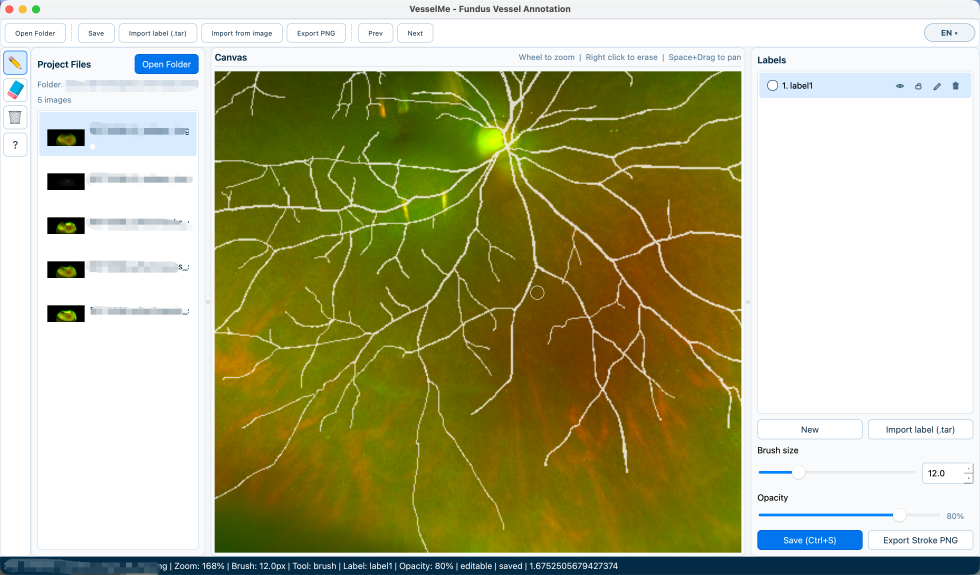
#> input picture images/home.png, 2940 x 1724 px (shown at 1/3 size)
$ python -i auto_segment_service.py   (imports and definitions only)
#> lines starting #> are read from the running program, lines starting #| are printed output that depends on the picture; after the words box and inside, x2 and y2 are one past the last pixel; in counts of white or black regions, pixels touching at a corner belong together
### vesselme/ai_backends/fr_unet/classical_vessel.py
from __future__ import annotations

from pathlib import Path

import cv2
import numpy as np


class AutoSegmentCanceled(RuntimeError):
    """用户取消自动分割任务。"""


def _check_canceled(cancel_event) -> None:
    """在耗时循环中检查取消标志，让运行中任务能尽快停止。"""

    if cancel_event is not None and cancel_event.is_set():
        raise AutoSegmentCanceled("Auto segmentation canceled")


def _resize_to_long_edge(image: np.ndarray, long_edge: int) -> tuple[np.ndarray, float]:
    """把大图缩到固定长边，返回缩放图和缩放比例。

    自动分割当前目标是辅助标注大血管。先降采样可以压掉毛细血管、
    纹理和亮点噪声，让后续增强主要响应连续的大血管主干。
    """

    height, width = image.shape[:2]
    scale = long_edge / float(max(height, width))
    if scale >= 1.0:
        return image.copy(), 1.0
    resized = cv2.resize(image, (round(width * scale), round(height * scale)), interpolation=cv2.INTER_AREA)
    return resized, scale


def _build_valid_fundus_mask(image: np.ndarray) -> np.ndarray:
    """提取有效眼底区域，避免黑边和拼接空白区域参与阈值计算。"""

    gray = cv2.cvtColor(image, cv2.COLOR_BGR2GRAY)
    valid = np.zeros_like(gray, dtype=np.uint8)
    valid[gray > 15] = 255
    valid = cv2.morphologyEx(valid, cv2.MORPH_CLOSE, cv2.getStructuringElement(cv2.MORPH_ELLIPSE, (31, 31)))
    valid = cv2.morphologyEx(valid, cv2.MORPH_OPEN, cv2.getStructuringElement(cv2.MORPH_ELLIPSE, (31, 31)))
    return valid


def _enhance_large_dark_lines(green: np.ndarray, cancel_event=None) -> np.ndarray:
    """增强绿色通道里的大尺度暗线结构。

    这里只使用偏大的结构元素。小尺度结构元素虽然能抓到细血管，
    也会把反光、病灶边缘和背景纹理变成毛躁噪声。
    """

    enhanced = cv2.createCLAHE(clipLimit=2.0, tileGridSize=(12, 12)).apply(green)
    response = np.zeros_like(enhanced, dtype=np.float32)

    # 圆形黑帽负责抓不同宽度的大血管暗线，尺度越大越偏向主血管。
    for kernel_size in (17, 25, 33, 45):
        _check_canceled(cancel_event)
        kernel = cv2.getStructuringElement(cv2.MORPH_ELLIPSE, (kernel_size, kernel_size))
        blackhat = cv2.morphologyEx(enhanced, cv2.MORPH_BLACKHAT, kernel)
        response = np.maximum(response, blackhat.astype(np.float32))

    # 方向闭运算负责补充长条状血管响应，让跨方向的大血管更连续。
    for length in (33, 45, 59):
        center = length // 2
        for angle in range(0, 180, 15):
            _check_canceled(cancel_event)
            kernel = np.zeros((length, length), dtype=np.uint8)
            radians = np.deg2rad(angle)
            dx = int(np.cos(radians) * center)
            dy = int(np.sin(radians) * center)
            cv2.line(kernel, (center - dx, center - dy), (center + dx, center + dy), 1, 1)
            closed = cv2.morphologyEx(enhanced, cv2.MORPH_CLOSE, kernel)
            directional = (closed.astype(np.int16) - enhanced.astype(np.int16)).clip(0, 255)
            response = np.maximum(response, directional.astype(np.float32))

    # 轻微平滑响应图，降低单点亮斑造成的孤立峰值。
    return cv2.GaussianBlur(response, (3, 3), 0)


def _keep_large_connected_vessels(mask: np.ndarray, valid: np.ndarray, cancel_event=None) -> np.ndarray:
    """删除小而散的噪声连通域，并连接大血管上的短断点。"""

    closed = cv2.morphologyEx(mask, cv2.MORPH_CLOSE, cv2.getStructuringElement(cv2.MORPH_ELLIPSE, (5, 5)))
    closed = cv2.morphologyEx(closed, cv2.MORPH_OPEN, cv2.getStructuringElement(cv2.MORPH_ELLIPSE, (3, 3)))

    num_labels, labels, stats, _ = cv2.connectedComponentsWithStats(closed, 8)
    cleaned = np.zeros_like(mask, dtype=np.uint8)
    min_area = max(120, int(mask.size * 0.000025))
    for label_id in range(1, num_labels):
        if label_id % 100 == 0:
            _check_canceled(cancel_event)
        area = stats[label_id, cv2.CC_STAT_AREA]
        width = stats[label_id, cv2.CC_STAT_WIDTH]
        height = stats[label_id, cv2.CC_STAT_HEIGHT]
        longer_side = max(width, height)
        shorter_side = max(1, min(width, height))
        extent = area / float(width * height)
        elongation = longer_side / float(shorter_side)

        # 大血管是长条结构；块状病灶、反光和拼接伪影通常填充率高、长宽比低。
        is_line_like = elongation >= 2.2 or extent <= 0.28
        if area >= min_area and longer_side >= 18 and is_line_like:
            cleaned[labels == label_id] = 255

    cleaned = cv2.morphologyEx(cleaned, cv2.MORPH_CLOSE, cv2.getStructuringElement(cv2.MORPH_ELLIPSE, (7, 7)))
    cleaned[valid == 0] = 0
    return cleaned


def segment_clarus_vessels(
    image_path: Path,
    percentile: float = 98.2,
    downsample_long_edge: int = 2200,
    cancel_event=None,
) -> np.ndarray:
    """生成面向辅助标注的大血管初始 mask。

    当前目标不是完整细血管分割，而是给用户一个连贯、低噪声、偏粗的大血管底稿。
    因此流程是：降采样压噪声 -> 大尺度血管增强 -> 保守阈值 -> 清小连通域 ->
    连接断点 -> 放回原图尺寸。
    """

    image = cv2.imread(str(image_path), cv2.IMREAD_COLOR)
    if image is None:
        raise RuntimeError(f"Failed to read image: {image_path}")
    _check_canceled(cancel_event)

    original_height, original_width = image.shape[:2]
    working_image, _ = _resize_to_long_edge(image, downsample_long_edge)
    _check_canceled(cancel_event)

    valid = _build_valid_fundus_mask(working_image)
    green = working_image[:, :, 1]
    response = _enhance_large_dark_lines(green, cancel_event=cancel_event)
    response[valid == 0] = 0
    values = response[valid > 0]
    if values.size == 0:
        raise RuntimeError("No valid fundus region found")

    threshold = float(np.percentile(values, percentile))
    mask = np.zeros_like(green, dtype=np.uint8)
    mask[(response >= threshold) & (valid > 0)] = 255
    cleaned = _keep_large_connected_vessels(mask, valid, cancel_event=cancel_event)

    output = cv2.resize(cleaned, (original_width, original_height), interpolation=cv2.INTER_NEAREST)
    output = cv2.morphologyEx(output, cv2.MORPH_CLOSE, cv2.getStructuringElement(cv2.MORPH_ELLIPSE, (5, 5)))
    output[output > 0] = 255
    return output

### vesselme/data/models.py
from __future__ import annotations

from dataclasses import dataclass, field
from datetime import datetime
from pathlib import Path

import numpy as np


IMAGE_EXTENSIONS = {".png", ".jpg", ".jpeg", ".tif", ".tiff"}
INVALID_LABEL_CHARS = set('\\/:*?"<>|')


@dataclass
class LabelData:
    image_name: str
    label_name: str
    display_color: tuple[int, int, int] = (255, 255, 255)
    mask: np.ndarray | None = None
    visible: bool = True
    locked: bool = False
    created_at: str = field(default_factory=lambda: datetime.now().astimezone().isoformat(timespec="seconds"))
    updated_at: str = field(default_factory=lambda: datetime.now().astimezone().isoformat(timespec="seconds"))
    tar_path: Path | None = None
    dirty: bool = False
    imported_only: bool = False

    # [9 lines left out: function ensure_mask, not called in this run]


@dataclass
class ImageItem:
    path: Path
    labels: dict[str, LabelData] = field(default_factory=dict)
    thumb_ready: bool = False

    @property
    def name(self) -> str:
        return self.path.name

    @property
    def stem(self) -> str:
        return self.path.stem

    @property
    def has_dirty_label(self) -> bool:
        return any(lbl.dirty for lbl in self.labels.values())

    @property
    def has_saved_label(self) -> bool:
        return any(lbl.tar_path is not None and lbl.tar_path.exists() for lbl in self.labels.values())


# [4 lines left out: function is_valid_label_name, not called in this run]


def normalize_mask(mask: np.ndarray) -> np.ndarray:
    if mask.ndim != 2:
        raise ValueError("mask.npy must be 2D single-channel")
    out = np.zeros_like(mask, dtype=np.uint8)
    out[mask > 0] = 255
    return out

### vesselme/services/model_runtime_manager.py
from __future__ import annotations

import os
import platform
import shutil
import subprocess
import sys
from dataclasses import dataclass
from pathlib import Path


@dataclass(frozen=True)
class FrUnetRuntimeStatus:
    """FR-UNet 后端状态，供 UI 展示和自动分割前检查。"""

    runtime_python: Path
    weight_path: Path
    runtime_ready: bool
    weight_ready: bool

    @property
    def ready(self) -> bool:
        return self.runtime_ready and self.weight_ready


@dataclass(frozen=True)
class BackendRuntimeStatus:
    """通用后端状态，供 UI 或任务失败信息使用。"""

    runtime_python: Path
    weight_paths: tuple[Path, ...]
    runtime_ready: bool
    weights_ready: bool

    @property
    def ready(self) -> bool:
        return self.runtime_ready and self.weights_ready


class ModelRuntimeManager:
    """管理 VesselMe 用户目录下的独立 FR-UNet Python 运行时。"""

    WEIGHT_SIZE_MIN_BYTES = 80 * 1024 * 1024

    def __init__(self, project_root: Path | None = None) -> None:
        self.project_root = project_root or Path(__file__).resolve().parents[2]
        self.app_root = Path.home() / ".vesselme"
        self.runtime_dir = self.app_root / "runtimes" / "fr_unet"
        self.weight_path = self.app_root / "weights" / "fr_unet" / "DRIVE" / "checkpoint-epoch40.pth"
        self.u2net_e_runtime_dir = self.app_root / "runtimes" / "u2net_e"
        self.u2net_e_weight_dir = self.app_root / "weights" / "u2net_e"
        self.lwnet_runtime_dir = self.app_root / "runtimes" / "lwnet"
        self.lwnet_source_dir = self.lwnet_runtime_dir / "source"
        self.lwnet_weight_dir = self.app_root / "weights" / "lwnet" / "big_wnet_hrf_av_1024"

    # [247 lines left out: functions runtime_python, u2net_e_runtime_python, lwnet_runtime_python, status, u2net_e_status, lwnet_status and 8 more, not called in this run]

### vesselme/services/auto_segment_service.py
from __future__ import annotations

import subprocess
import tempfile
import time
from pathlib import Path

import cv2
import numpy as np

from vesselme.data.io import build_tar_name, write_label_tar
from vesselme.data.models import ImageItem, LabelData, normalize_mask
from vesselme.ai_backends.fr_unet.classical_vessel import AutoSegmentCanceled, segment_clarus_vessels
from vesselme.services.model_runtime_manager import ModelRuntimeManager


class AutoSegmentService:
    """生成自动分割 mask，并转换为 VesselMe 当前图片的标签数据。"""

    def __init__(self, runtime_manager: ModelRuntimeManager | None = None) -> None:
        self.runtime_manager = runtime_manager or ModelRuntimeManager()

    def predict_mask(
        self,
        image_path: Path,
        *,
        algorithm: str = "classical",
        roi: tuple[int, int, int, int] | None = None,
        full_image_scale_long_edge: int | None = None,
        full_image_threshold_mode: str = "normal",
        cancel_event=None,
        device: str = "auto",
        patch_size: int = 1024,
        stride: int = 512,
        batch_size: int = 1,
        threshold: float = 0.5,
    ) -> np.ndarray:
        """调用自动分割后端生成同尺寸 mask。

        algorithm 由设置菜单控制。roi 为空时处理全图，允许先按长边缩放后推理；
        roi 存在时只处理裁剪区域，并始终保持 ROI 原尺寸推理。
        """

        if algorithm not in {"classical", "u2net_e", "lwnet_hrf"}:
            raise ValueError(f"Unknown auto segment algorithm: {algorithm}")
        if roi is None:
            return self._predict_full_image_mask(
                image_path,
                algorithm=algorithm,
                full_image_scale_long_edge=full_image_scale_long_edge,
                full_image_threshold_mode=full_image_threshold_mode,
                cancel_event=cancel_event,
            )

        roi_image_path = self._write_roi_image(image_path, roi)
        try:
            if algorithm == "u2net_e":
                return self.predict_mask_with_u2net_e(roi_image_path, cancel_event=cancel_event)
            if algorithm == "lwnet_hrf":
                return self.predict_mask_with_lwnet(roi_image_path, cancel_event=cancel_event)
            x0, y0, x1, y1 = roi
            return normalize_mask(
                segment_clarus_vessels(
                    roi_image_path,
                    downsample_long_edge=max(x1 - x0, y1 - y0),
                    cancel_event=cancel_event,
                )
            )
        finally:
            roi_image_path.unlink(missing_ok=True)

    def _predict_full_image_mask(
        self,
        image_path: Path,
        *,
        algorithm: str,
        full_image_scale_long_edge: int | None,
        full_image_threshold_mode: str,
        cancel_event=None,
    ) -> np.ndarray:
        """全图自动分割入口；缩放只作用于全图任务，框选任务不会进入这里。"""

        original_size = self._read_image_size(image_path)
#> in _read_image_size, image is the input picture: shape (1724, 2940, 3); mean B, G, R 135.4, 176.7, 177.4
        inference_path = image_path
        scaled_path: Path | None = None
        try:
            if full_image_scale_long_edge is not None:
                scaled_path = self._write_scaled_image(image_path, full_image_scale_long_edge)
                if scaled_path is not None:
                    inference_path = scaled_path

            if algorithm == "u2net_e":
                probability = self.predict_probability_with_u2net_e(inference_path, cancel_event=cancel_event)
                if probability.shape != original_size:
                    probability = cv2.resize(
                        probability,
                        (original_size[1], original_size[0]),
                        interpolation=cv2.INTER_LINEAR,
                    )
                mask = self._threshold_probability(
                    probability,
                    self._threshold_for_full_scale(full_image_scale_long_edge, full_image_threshold_mode),
                )
            elif algorithm == "lwnet_hrf":
                mask = self.predict_mask_with_lwnet(inference_path, cancel_event=cancel_event)
                if mask.shape != original_size:
                    mask = cv2.resize(mask, (original_size[1], original_size[0]), interpolation=cv2.INTER_NEAREST)
            else:
                mask = normalize_mask(segment_clarus_vessels(inference_path, cancel_event=cancel_event))
                if mask.shape != original_size:
                    mask = cv2.resize(mask, (original_size[1], original_size[0]), interpolation=cv2.INTER_NEAREST)
            return self._postprocess_large_vessel_mask(mask)
        finally:
            if scaled_path is not None:
                scaled_path.unlink(missing_ok=True)

    def _postprocess_large_vessel_mask(self, mask: np.ndarray) -> np.ndarray:
        """轻量清理全图结果：只过滤小连通域，不做二值形态学腐蚀。"""

        normalized = normalize_mask(mask)
        binary = (normalized > 0).astype(np.uint8)
        min_area = max(32, int(binary.size * 0.000002))
        count, labels, stats, _ = cv2.connectedComponentsWithStats(binary, connectivity=8)
        cleaned = np.zeros(binary.shape, dtype=np.uint8)
        for component_id in range(1, count):
            if stats[component_id, cv2.CC_STAT_AREA] >= min_area:
                cleaned[labels == component_id] = 255
        return cleaned

    # [128 lines left out: functions _threshold_for_full_scale, _threshold_probability, predict_mask_with_u2net_e, predict_probability_with_u2net_e, predict_mask_with_lwnet, _run_cancelable_command and 2 more, not called in this run]

    def _read_image_size(self, image_path: Path) -> tuple[int, int]:
        """读取图片原始尺寸，返回 mask 使用的 (height, width)。"""

        image = cv2.imread(str(image_path), cv2.IMREAD_COLOR)
        if image is None:
            raise RuntimeError(f"Failed to read image: {image_path}")
        return image.shape[:2]

    # [38 lines left out: functions create_or_overwrite_label, save_label_tar, not called in this run]

>>> result = AutoSegmentService().predict_mask('../../images/home.png')
#> in segment_clarus_vessels, `green = working_image[:, :, 1]`:
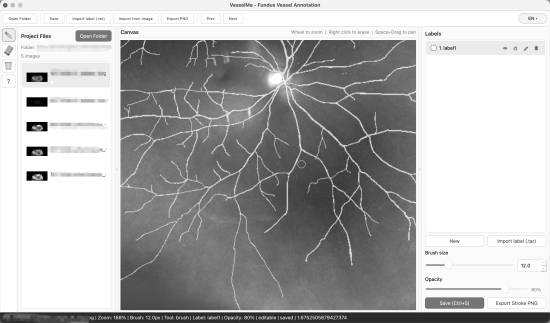
#> green: shape (1290, 2200) (shown at 1/4 size); min 0, max 255, mean 176.7
#> after the loop in _enhance_large_dark_lines, `for kernel_size in (17, 25, 33, 45):`:
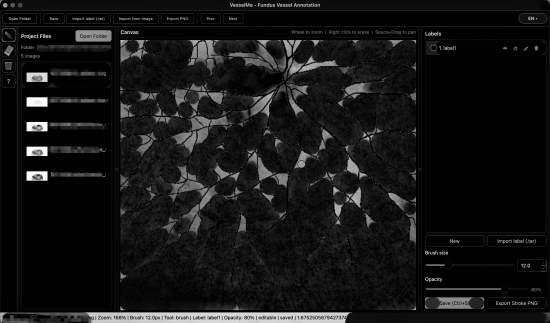
#> response: shape (1290, 2200) float32 (shown at 1/4 size); min 0, max 254, mean 20.7
#> after the loop in _enhance_large_dark_lines, `for length in (33, 45, 59):`:
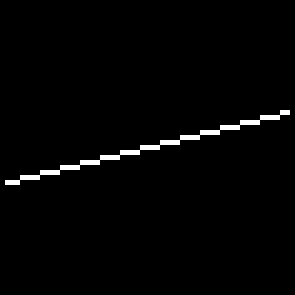
#> kernel: shape (59, 59) (shown 5 times larger); values 0 (black) and 1 (white), 1.6% white in thin lines or dots, all inside (x1, y1, x2, y2) = (1, 22, 58, 37)
#> after the loop in _enhance_large_dark_lines, `for length in (33, 45, 59):`:
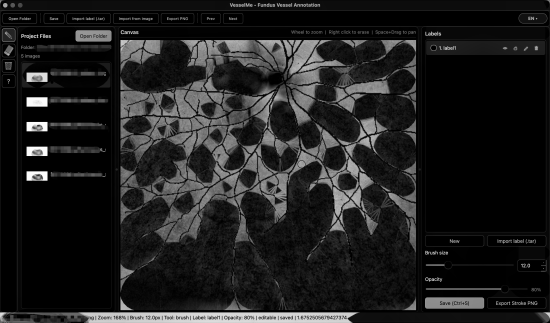
#> response: shape (1290, 2200) float32 (shown at 1/4 size); min 0, max 254, mean 30.9
#> in segment_clarus_vessels, `threshold = float(np.percentile(values, percentile))`: threshold = 173.9
#> in _keep_large_connected_vessels, `num_labels, labels, stats, _ = cv2.connectedComponentsWithStats(closed..`:
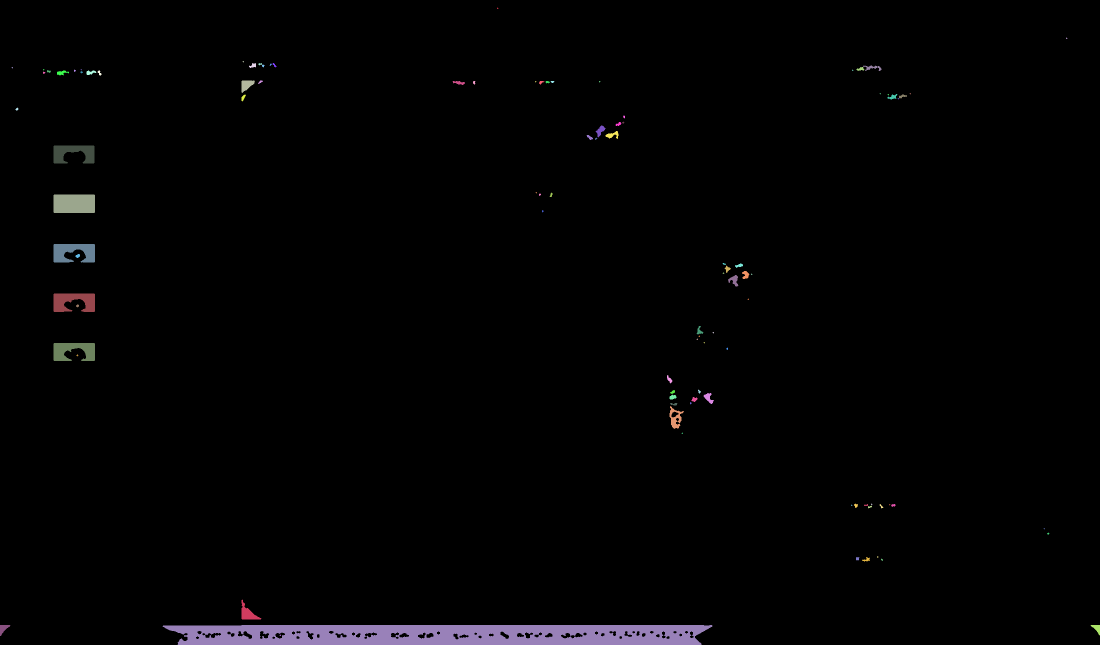
#> labels: shape (1290, 2200) int32 (shown at 1/2 size); 101 distinct labels, from 0 to 100; one colour per label, 0 black
#> in _keep_large_connected_vessels, `num_labels, labels, stats, _ = cv2.connectedComponentsWithStats(closed..`: num_labels = 101; stats = 101 rows, first 6: [0, 0, 2200, 1290, 2782019], [994, 15, 3, 3, 5], [2132, 75, 3, 3, 5], [485, 122, 3, 3, 5], [498, 126, 14, 10, 84], [517, 126, 7, 5, 22]
#> the loop in _keep_large_connected_vessels, `for label_id in range(1, num_labels):` made 100 passes
#> (area, width, height, longer_side, shorter_side, extent, elongation, is_line_like) on passes 4, 5, 7, 8, 9, 11, 16, 17: (84, 14, 10, 14, 10, 0.6, 1.4, False), (22, 7, 5, 7, 5, 0.629, 1.4, False), (32, 8, 9, 9, 8, 0.444, 1.12, False), (20, 5, 6, 6, 5, 0.667, 1.2, False), (179, 37, 11, 37, 11, 0.44, 3.36, True), (74, 16, 8, 16, 8, 0.578, 2, False), (28, 8, 6, 8, 6, 0.583, 1.33, False), (133, 24, 10, 24, 10, 0.554, 2.4, True)
#> in _keep_large_connected_vessels, `cleaned = cv2.morphologyEx(cleaned, cv2.MORPH_CLOSE, cv2.getStructurin..`:
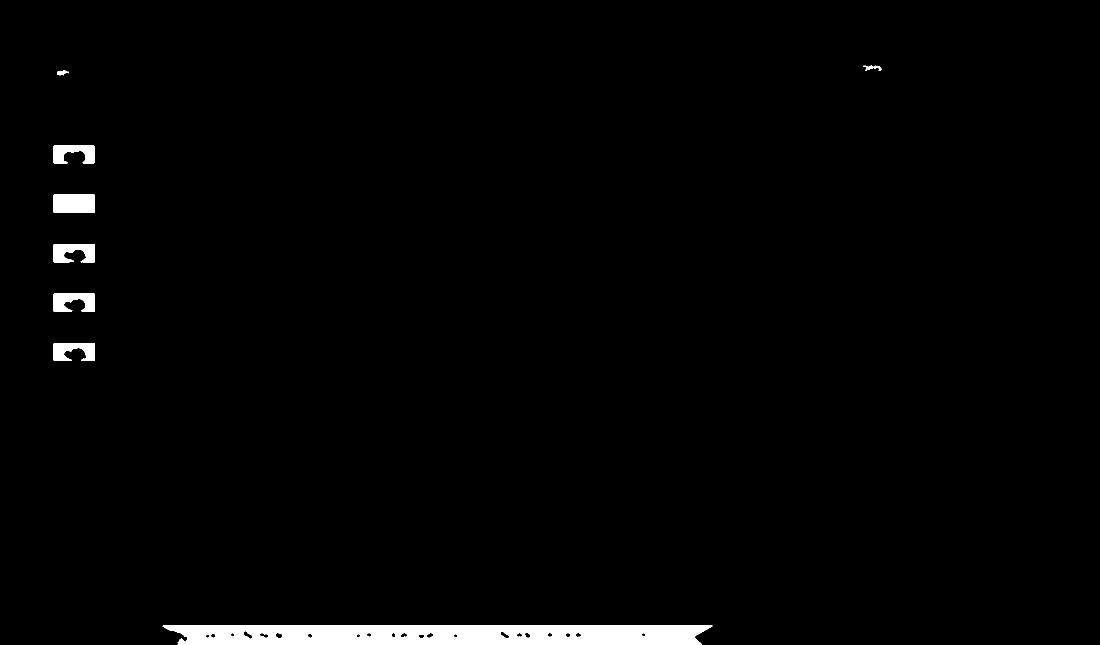
#> cleaned: shape (1290, 2200) (shown at 1/2 size); 1.9% white; 8 white regions, largest, box (x1, y1, x2, y2) and area: (325, 1250, 1425, 1290) 40504, (107, 389, 190, 426) 3067, (107, 488, 190, 525) 2293
#> in _postprocess_large_vessel_mask, `count, labels, stats, _ = cv2.connectedComponentsWithStats(binary, con..`: count = 9; stats = [[0, 0, 2940, 1724, 4974766], [2307, 176, 50, 14, 352], [153, 189, 32, 13, 266], [143, 389, 110, 49, 3723], [143, 520, 111, 50, 5538], [143, 653, 111, 49, 4075], [143, 785, 111, 49, 4017], [143, 917, 111, 48, 3903], [435, 1671, 1470, 53, 71920]]
